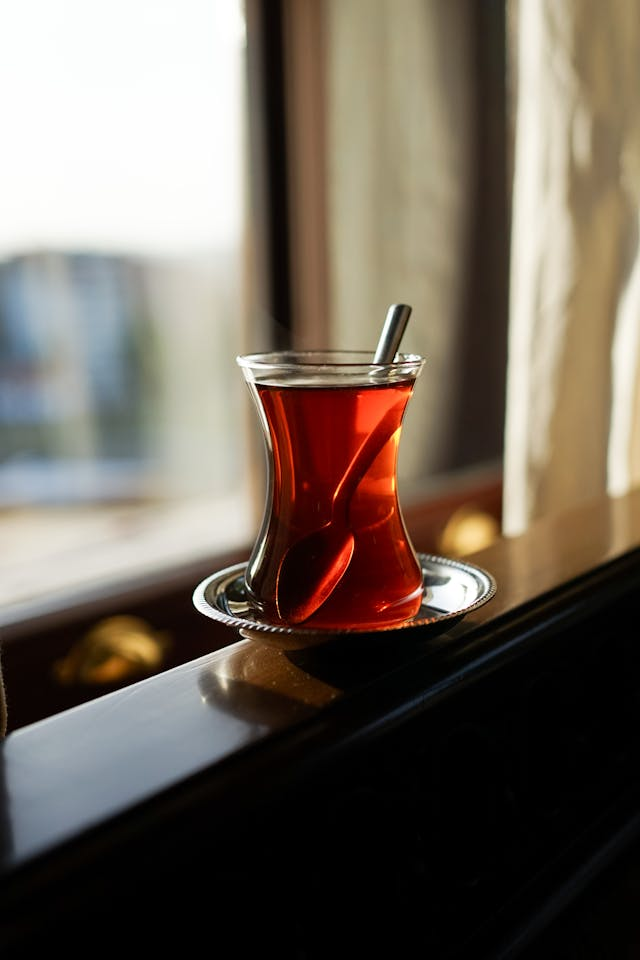
#> input picture 2025-05-02_taller_imagen_matriz_pixeles/datos/foto.jpg, 640 x 960 px
$ jupyter execute python.ipynb
#> lines starting #> are read from the running program, lines starting #| are printed output that depends on the picture; after the words box and inside, x2 and y2 are one past the last pixel; in counts of white or black regions, pixels touching at a corner belong together
# 🧪 Taller - De Pixels a Coordenadas: Explorando la Imagen como Matriz

🔍 **Objetivo del taller**

Comprender cómo se representa una imagen digital como una matriz numérica y manipular sus componentes a nivel de píxel. Se trabaja con OpenCV y NumPy para modificar regiones, analizar colores y ajustar brillo/contraste.

[cell 1]
# 📦 Importar librerías necesarias
import cv2
import numpy as np
import matplotlib.pyplot as plt

# Mostrar imágenes con Matplotlib en Colab
def mostrar_img(img, cmap=None):
    plt.figure(figsize=(6, 6))
    if len(img.shape) == 3:
        img = cv2.cvtColor(img, cv2.COLOR_BGR2RGB)
    plt.imshow(img, cmap=cmap)
    plt.axis('off')
    plt.show()

[cell 2]
# 📁 Cargar imagen (modifica esta ruta con tu imagen)
ruta_imagen = '../datos/foto.jpg'
img = cv2.imread(ruta_imagen)
#> img is the input picture: shape (960, 640, 3); mean B, G, R 91.1, 102, 112.3

# Validar carga
if img is None:
    print("❌ No se pudo cargar la imagen. Verifica la ruta.")
else:
    mostrar_img(img)
    print("✅ Imagen cargada correctamente")

[cell 3]
# 🎨 Separar canales BGR (y mostrar RGB)
b, g, r = cv2.split(img)
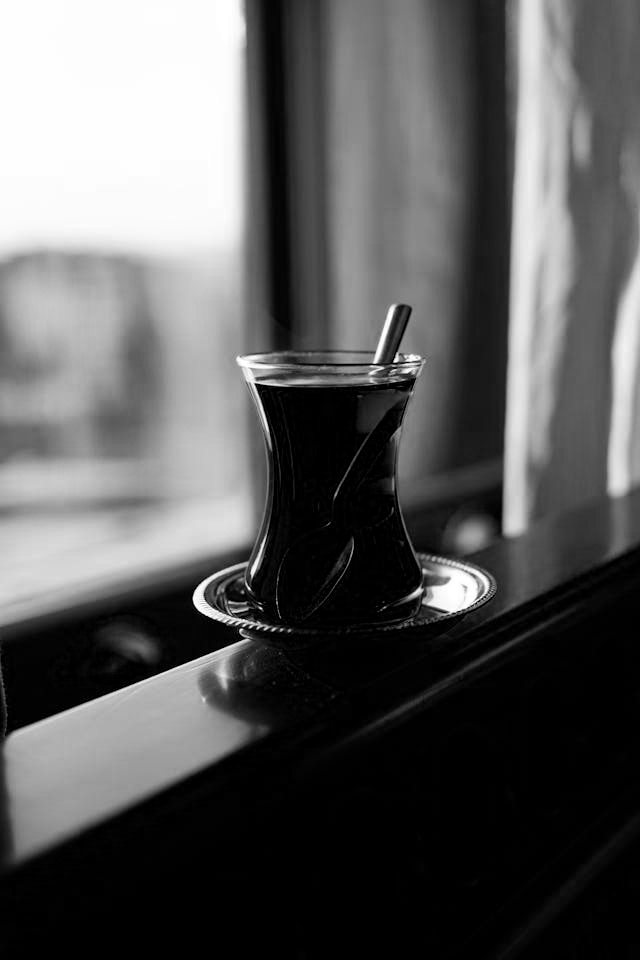
#> b: shape (960, 640); min 0, max 255, mean 91.1

mostrar_img(r, cmap='Reds')
mostrar_img(g, cmap='Greens')
mostrar_img(b, cmap='Blues')

[cell 4]
# 🌈 Convertir a HSV y mostrar canales
hsv = cv2.cvtColor(img, cv2.COLOR_BGR2HSV)
#> hsv: shape (960, 640, 3); mean H, S, V 26.8, 68.5, 114.5
h, s, v = cv2.split(hsv)
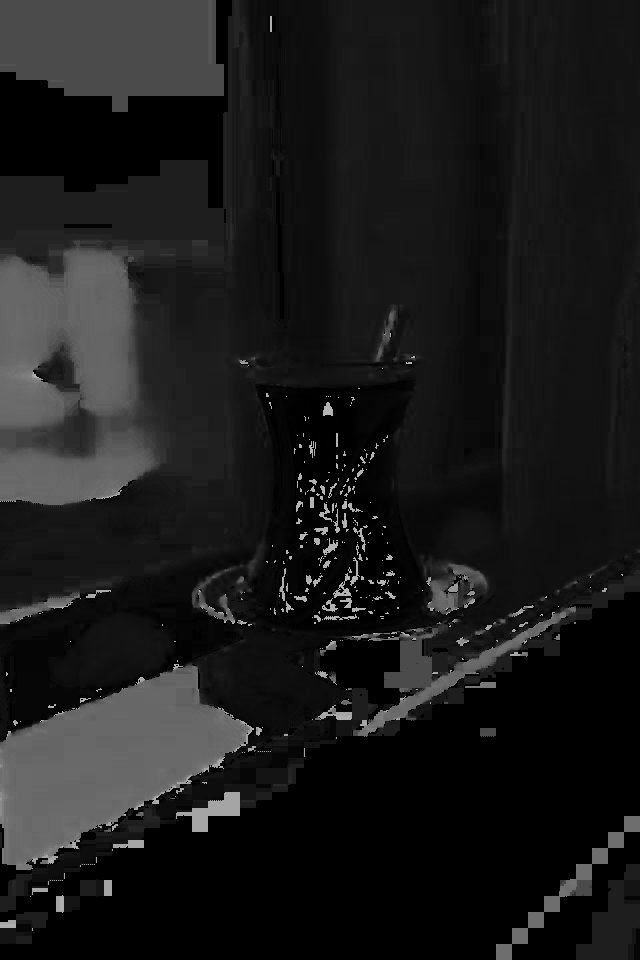
#> h: shape (960, 640); min 0, max 179, mean 26.8
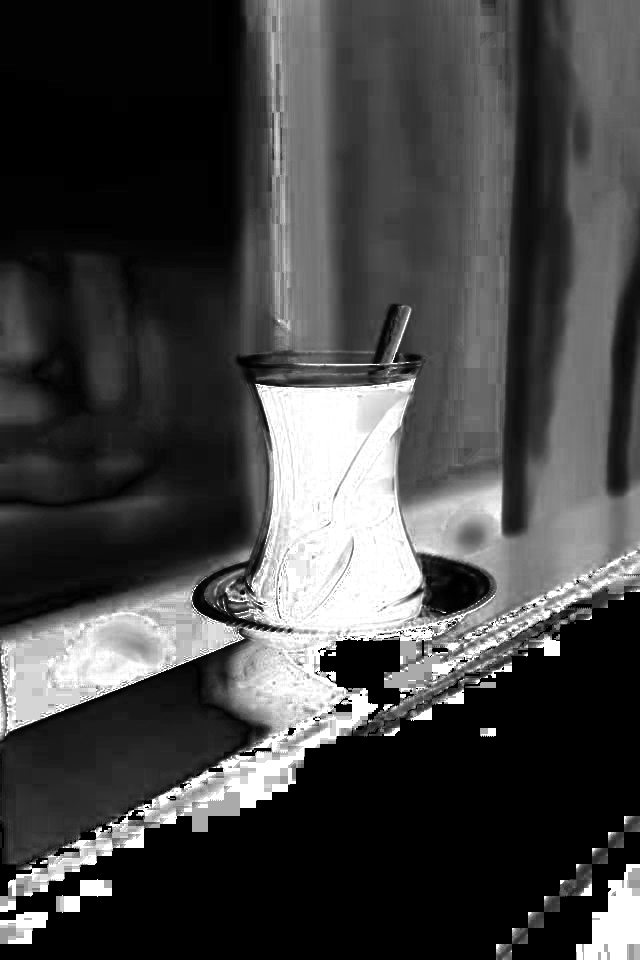
#> s: shape (960, 640); min 0, max 255, mean 68.5

mostrar_img(h, cmap='hsv')
mostrar_img(s, cmap='gray')
mostrar_img(v, cmap='gray')

[cell 5]
# ✂️ Modificar región (slicing)
modificada = img.copy()
modificada[50:150, 50:150] = [0, 0, 255]  # rojo puro (en BGR)
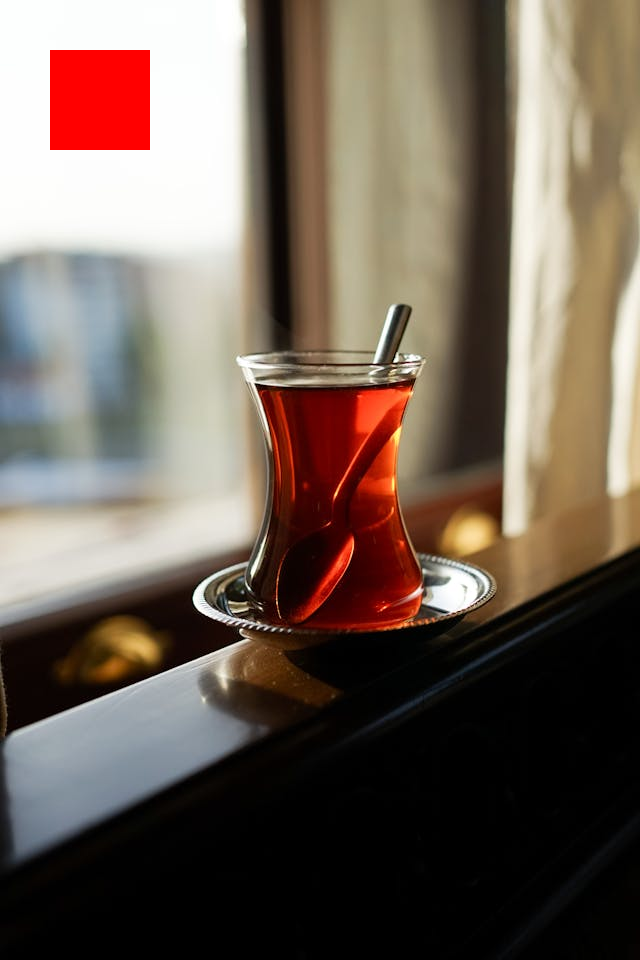
#> modificada: shape (960, 640, 3); 1.63% of pixels changed, all inside (x1, y1, x2, y2) = (50, 50, 150, 150)
mostrar_img(modificada)

[cell 6]
# 🔁 Copiar región de una parte a otra
copia = img.copy()
region = copia[0:100, 0:100]  # Parte superior izquierda
copia[200:300, 200:300] = region
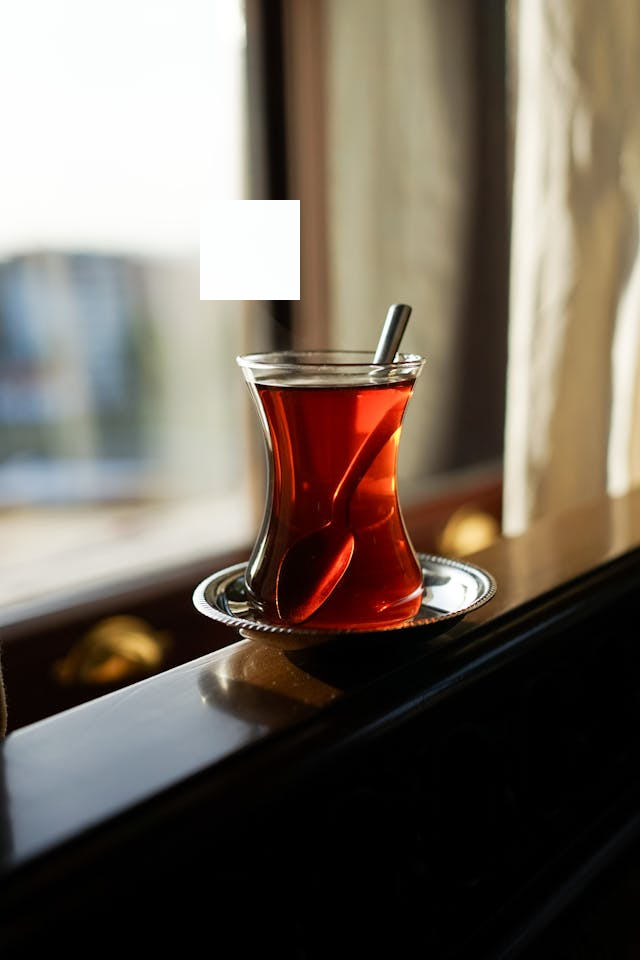
#> copia: shape (960, 640, 3); 1.63% of pixels changed, all inside (x1, y1, x2, y2) = (200, 200, 300, 300)
mostrar_img(copia)

[cell 7]
# 📊 Histograma de intensidades (escala de grises)
gris = cv2.cvtColor(img, cv2.COLOR_BGR2GRAY)
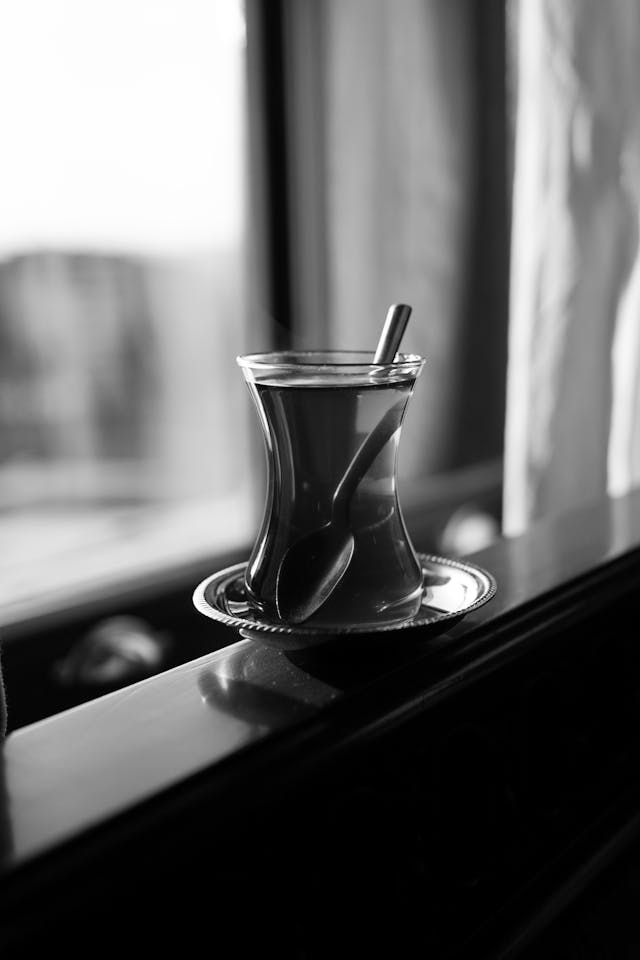
#> gris: shape (960, 640); min 0, max 255, mean 103.8
plt.hist(gris.ravel(), 256, [0,256])
plt.title('Histograma de Intensidad')
plt.xlabel('Intensidad')
plt.ylabel('Frecuencia')
plt.grid()
plt.show()
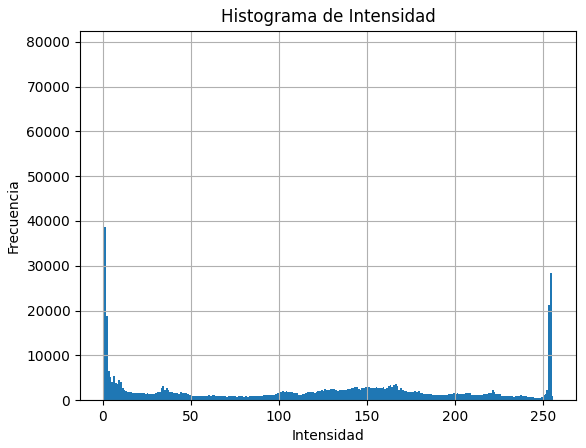
#> figure drawn by matplotlib, 1 panel; tallest bar 78563 high, from x = 0 to 1

[cell 8]
# 💡 Ajuste de brillo y contraste (manual)
alpha = 1.2  # Contraste (>1 aumenta)
beta = 30    # Brillo (+aumenta)

ajustada_manual = cv2.convertScaleAbs(img, alpha=alpha, beta=beta)
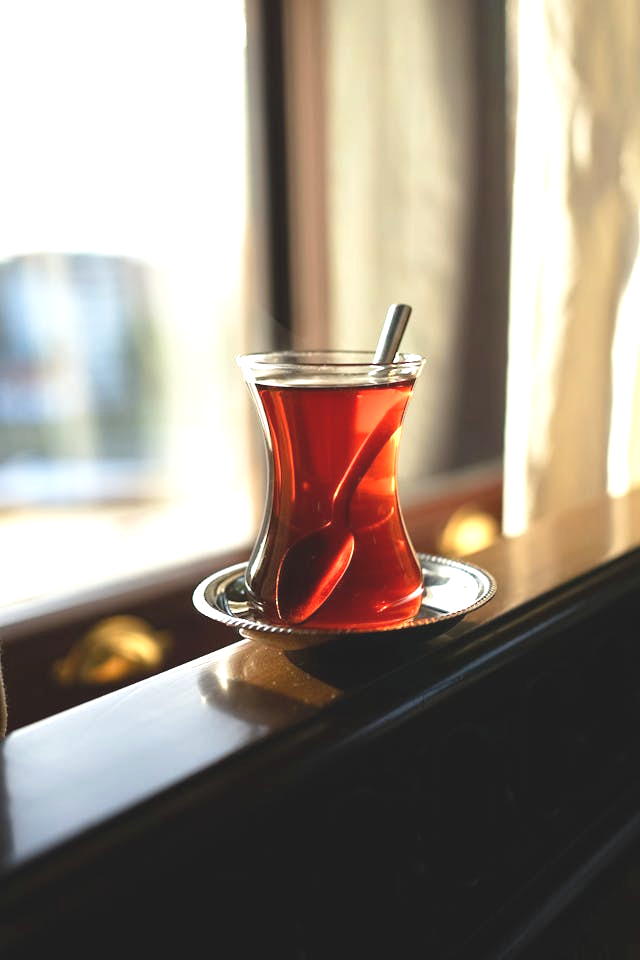
#> ajustada_manual: shape (960, 640, 3); mean B, G, R 129.8, 141.3, 152.7
mostrar_img(ajustada_manual)
